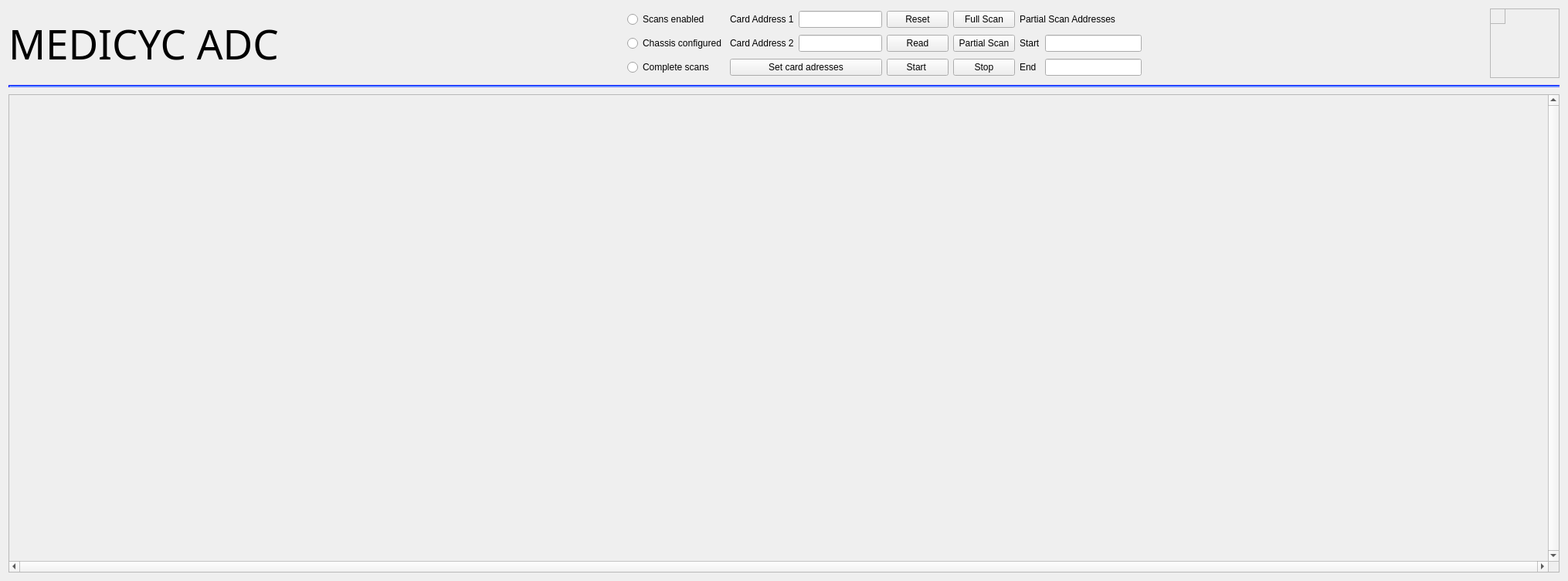
<?xml version="1.0" encoding="UTF-8"?>
<ui version="4.0">
 <class>ADCGui</class>
 <widget class="QWidget" name="ADCGui">
  <property name="geometry">
   <rect>
    <x>0</x>
    <y>0</y>
    <width>2030</width>
    <height>752</height>
   </rect>
  </property>
  <property name="sizePolicy">
   <sizepolicy hsizetype="Maximum" vsizetype="Maximum">
    <horstretch>0</horstretch>
    <verstretch>0</verstretch>
   </sizepolicy>
  </property>
  <property name="maximumSize">
   <size>
    <width>2030</width>
    <height>810</height>
   </size>
  </property>
  <property name="windowTitle">
   <string>Form</string>
  </property>
  <property name="styleSheet">
   <string notr="true"/>
  </property>
  <layout class="QVBoxLayout" name="verticalLayout">
   <item>
    <layout class="QHBoxLayout" name="horizontalLayout_3">
     <item>
      <widget class="QLabel" name="label">
       <property name="maximumSize">
        <size>
         <width>16777215</width>
         <height>78</height>
        </size>
       </property>
       <property name="font">
        <font>
         <family>padmaa</family>
         <pointsize>40</pointsize>
        </font>
       </property>
       <property name="styleSheet">
        <string notr="true">border: none
</string>
       </property>
       <property name="text">
        <string>MEDICYC ADC</string>
       </property>
      </widget>
     </item>
     <item>
      <spacer name="horizontalSpacer">
       <property name="orientation">
        <enum>Qt::Horizontal</enum>
       </property>
       <property name="sizeHint" stdset="0">
        <size>
         <width>40</width>
         <height>20</height>
        </size>
       </property>
      </spacer>
     </item>
     <item>
      <layout class="QGridLayout" name="gridLayout_5">
       <item row="1" column="2">
        <widget class="QPushButton" name="readConfigurationPushButton">
         <property name="text">
          <string>Read</string>
         </property>
        </widget>
       </item>
       <item row="2" column="3">
        <widget class="QPushButton" name="stopScanPushButton">
         <property name="text">
          <string>Stop</string>
         </property>
        </widget>
       </item>
       <item row="0" column="1">
        <layout class="QHBoxLayout" name="horizontalLayout_4">
         <item>
          <widget class="QLabel" name="label_6">
           <property name="text">
            <string>Card Address 1</string>
           </property>
          </widget>
         </item>
         <item>
          <widget class="QLineEdit" name="cardAdress1LineEdit"/>
         </item>
        </layout>
       </item>
       <item row="2" column="4">
        <layout class="QHBoxLayout" name="horizontalLayout_8">
         <item>
          <widget class="QLabel" name="label_10">
           <property name="text">
            <string>End</string>
           </property>
          </widget>
         </item>
         <item>
          <widget class="QLineEdit" name="partielScanAddress2LineEdit">
           <property name="minimumSize">
            <size>
             <width>125</width>
             <height>0</height>
            </size>
           </property>
           <property name="maximumSize">
            <size>
             <width>125</width>
             <height>16777215</height>
            </size>
           </property>
          </widget>
         </item>
        </layout>
       </item>
       <item row="2" column="2">
        <widget class="QPushButton" name="startScanPushButton">
         <property name="text">
          <string>Start </string>
         </property>
        </widget>
       </item>
       <item row="0" column="4">
        <widget class="QLabel" name="label_8">
         <property name="text">
          <string>Partial Scan Addresses</string>
         </property>
        </widget>
       </item>
       <item row="0" column="2">
        <widget class="QPushButton" name="resetPushButton">
         <property name="text">
          <string>Reset</string>
         </property>
        </widget>
       </item>
       <item row="1" column="0">
        <widget class="QRadioButton" name="isConfiguredRadioButton">
         <property name="text">
          <string>Chassis configured</string>
         </property>
         <property name="autoExclusive">
          <bool>true</bool>
         </property>
        </widget>
       </item>
       <item row="0" column="3">
        <widget class="QPushButton" name="enableFullScanPushButton">
         <property name="text">
          <string>Full Scan</string>
         </property>
        </widget>
       </item>
       <item row="1" column="1">
        <layout class="QHBoxLayout" name="horizontalLayout_6">
         <item>
          <widget class="QLabel" name="label_7">
           <property name="text">
            <string>Card Address 2</string>
           </property>
          </widget>
         </item>
         <item>
          <widget class="QLineEdit" name="cardAdress2LineEdit"/>
         </item>
        </layout>
       </item>
       <item row="0" column="0">
        <widget class="QRadioButton" name="isScansEnabledRadioButton">
         <property name="text">
          <string>Scans enabled</string>
         </property>
         <property name="autoExclusive">
          <bool>true</bool>
         </property>
        </widget>
       </item>
       <item row="1" column="3">
        <widget class="QPushButton" name="enablePartialScanPushButton">
         <property name="text">
          <string>Partial Scan</string>
         </property>
        </widget>
       </item>
       <item row="1" column="4">
        <layout class="QHBoxLayout" name="horizontalLayout_7">
         <item>
          <widget class="QLabel" name="label_9">
           <property name="text">
            <string>Start</string>
           </property>
          </widget>
         </item>
         <item>
          <widget class="QLineEdit" name="partielScanAddress1LineEdit">
           <property name="minimumSize">
            <size>
             <width>125</width>
             <height>0</height>
            </size>
           </property>
           <property name="maximumSize">
            <size>
             <width>125</width>
             <height>16777215</height>
            </size>
           </property>
          </widget>
         </item>
        </layout>
       </item>
       <item row="2" column="0">
        <widget class="QRadioButton" name="isCompleteScansRadioButton">
         <property name="text">
          <string>Complete scans</string>
         </property>
         <property name="autoExclusive">
          <bool>true</bool>
         </property>
        </widget>
       </item>
       <item row="2" column="1">
        <widget class="QPushButton" name="setCardAddressPushButton">
         <property name="text">
          <string>Set card adresses</string>
         </property>
        </widget>
       </item>
      </layout>
     </item>
     <item>
      <spacer name="horizontalSpacer_3">
       <property name="orientation">
        <enum>Qt::Horizontal</enum>
       </property>
       <property name="sizeHint" stdset="0">
        <size>
         <width>40</width>
         <height>20</height>
        </size>
       </property>
      </spacer>
     </item>
     <item>
      <widget class="QFrame" name="frame_connection">
       <property name="sizePolicy">
        <sizepolicy hsizetype="Fixed" vsizetype="Fixed">
         <horstretch>0</horstretch>
         <verstretch>0</verstretch>
        </sizepolicy>
       </property>
       <property name="minimumSize">
        <size>
         <width>90</width>
         <height>90</height>
        </size>
       </property>
       <property name="maximumSize">
        <size>
         <width>90</width>
         <height>90</height>
        </size>
       </property>
       <property name="styleSheet">
        <string notr="true">QFrame#frame_connection {
background-image: url(:/images/disconnected_90x90.png);
background-repeat: no-repeat; 
background-position: center;
}</string>
       </property>
       <property name="frameShape">
        <enum>QFrame::StyledPanel</enum>
       </property>
       <property name="frameShadow">
        <enum>QFrame::Raised</enum>
       </property>
       <widget class="QFrame" name="frame_ping">
        <property name="geometry">
         <rect>
          <x>0</x>
          <y>0</y>
          <width>20</width>
          <height>20</height>
         </rect>
        </property>
        <property name="sizePolicy">
         <sizepolicy hsizetype="Fixed" vsizetype="Fixed">
          <horstretch>0</horstretch>
          <verstretch>0</verstretch>
         </sizepolicy>
        </property>
        <property name="styleSheet">
         <string notr="true">QFrame {
}</string>
        </property>
        <property name="frameShape">
         <enum>QFrame::StyledPanel</enum>
        </property>
        <property name="frameShadow">
         <enum>QFrame::Raised</enum>
        </property>
       </widget>
      </widget>
     </item>
    </layout>
   </item>
   <item>
    <spacer name="verticalSpacer">
     <property name="orientation">
      <enum>Qt::Vertical</enum>
     </property>
     <property name="sizeType">
      <enum>QSizePolicy::Minimum</enum>
     </property>
     <property name="sizeHint" stdset="0">
      <size>
       <width>20</width>
       <height>3</height>
      </size>
     </property>
    </spacer>
   </item>
   <item>
    <widget class="Line" name="line">
     <property name="styleSheet">
      <string notr="true">#line {
border: 0.5px solid blue;
background: rgb(85, 170, 255);
        border-style: inset;
}</string>
     </property>
     <property name="orientation">
      <enum>Qt::Horizontal</enum>
     </property>
    </widget>
   </item>
   <item>
    <spacer name="verticalSpacer_2">
     <property name="orientation">
      <enum>Qt::Vertical</enum>
     </property>
     <property name="sizeType">
      <enum>QSizePolicy::Minimum</enum>
     </property>
     <property name="sizeHint" stdset="0">
      <size>
       <width>20</width>
       <height>3</height>
      </size>
     </property>
    </spacer>
   </item>
   <item>
    <widget class="QScrollArea" name="scrollArea">
     <property name="styleSheet">
      <string notr="true"/>
     </property>
     <property name="verticalScrollBarPolicy">
      <enum>Qt::ScrollBarAlwaysOn</enum>
     </property>
     <property name="horizontalScrollBarPolicy">
      <enum>Qt::ScrollBarAlwaysOn</enum>
     </property>
     <property name="sizeAdjustPolicy">
      <enum>QAbstractScrollArea::AdjustToContents</enum>
     </property>
     <property name="widgetResizable">
      <bool>true</bool>
     </property>
     <widget class="QWidget" name="scrollAreaWidgetContents_2">
      <property name="geometry">
       <rect>
        <x>0</x>
        <y>0</y>
        <width>1996</width>
        <height>580</height>
       </rect>
      </property>
     </widget>
    </widget>
   </item>
   <item>
    <layout class="QGridLayout" name="gridLayout_channels2">
     <property name="sizeConstraint">
      <enum>QLayout::SetFixedSize</enum>
     </property>
    </layout>
   </item>
  </layout>
 </widget>
 <resources/>
 <connections/>
</ui>
